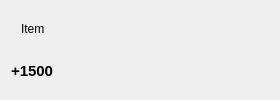
<?xml version="1.0" encoding="UTF-8"?>
<ui version="4.0">
 <class>PocketListItemWidget</class>
 <widget class="QWidget" name="PocketListItemWidget">
  <property name="geometry">
   <rect>
    <x>0</x>
    <y>0</y>
    <width>280</width>
    <height>100</height>
   </rect>
  </property>
  <property name="minimumSize">
   <size>
    <width>280</width>
    <height>100</height>
   </size>
  </property>
  <property name="maximumSize">
   <size>
    <width>280</width>
    <height>100</height>
   </size>
  </property>
  <property name="windowTitle">
   <string>Form</string>
  </property>
  <property name="state" stdset="0">
   <string>normal</string>
  </property>
  <layout class="QGridLayout" name="gridLayout">
   <item row="1" column="0">
    <widget class="QLabel" name="m_value_lbl">
     <property name="font">
      <font>
       <pointsize>11</pointsize>
       <weight>75</weight>
       <bold>true</bold>
      </font>
     </property>
     <property name="text">
      <string>+1500</string>
     </property>
    </widget>
   </item>
   <item row="0" column="0">
    <widget class="QLabel" name="m_pocketName_lbl">
     <property name="font">
      <font>
       <pointsize>9</pointsize>
      </font>
     </property>
     <property name="text">
      <string>Item</string>
     </property>
     <property name="indent">
      <number>10</number>
     </property>
    </widget>
   </item>
   <item row="0" column="1" rowspan="2">
    <widget class="QLabel" name="m_pocketImage_lbl">
     <property name="minimumSize">
      <size>
       <width>0</width>
       <height>0</height>
      </size>
     </property>
     <property name="maximumSize">
      <size>
       <width>125</width>
       <height>100</height>
      </size>
     </property>
     <property name="text">
      <string/>
     </property>
     <property name="scaledContents">
      <bool>true</bool>
     </property>
     <property name="alignment">
      <set>Qt::AlignCenter</set>
     </property>
    </widget>
   </item>
  </layout>
 </widget>
 <resources/>
 <connections/>
</ui>
